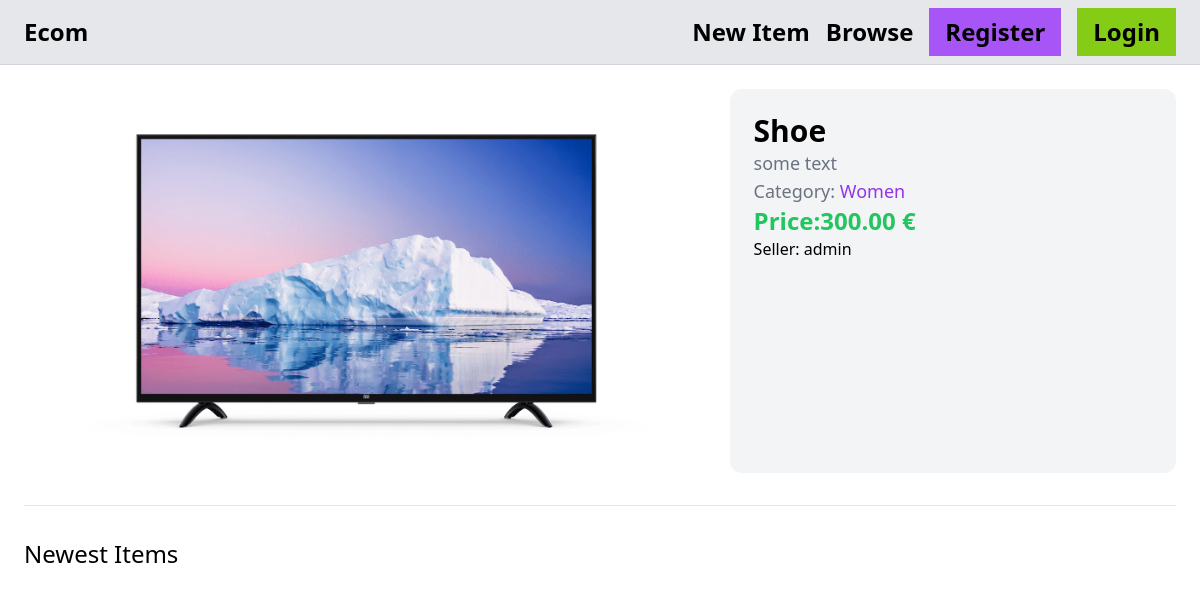
Screenshot of /item/1/ with the database file from the repository.
### item/models.py (models this page shows, shortened)
class Item(models.Model):
    name = models.CharField(max_length=255)
    description = models.TextField(blank=True, null=True)
    price = models.DecimalField(max_digits=10, decimal_places=2)
    is_sold = models.BooleanField(default=False)
    category = models.ForeignKey(
        Category,
        on_delete=models.CASCADE,
        related_name='items'
    )
    created_by = models.ForeignKey(
        User,
        related_name='items',
        on_delete = models.CASCADE
    )
    image = models.ImageField(upload_to='item_images/', blank=True, null=True)
    created_at = models.DateTimeField(auto_now_add=True)
    updated_at = models.DateTimeField(auto_now=True)
    class Meta:
        ordering = ('name',)
        verbose_name_plural = 'Items'

class Category(models.Model):
    name = models.CharField(max_length=255)
    class Meta:
        ordering = ('name',)
        verbose_name_plural = 'Categories'

### item/views.py (the view)
# urls.py: path('<int:item_id>/', views.detail, name="detail")
def detail(request, item_id):
    item = get_object_or_404(Item, pk=item_id)
    related_items = Item.objects.filter(category=item.category, is_sold=False).exclude(
        pk=item_id
    )[0:4]
    return render(
        request, "item/detail.html", {
            "item": item,
            "related_items": related_items
        }
    )

### item/templates/item/detail.html (shortened to what this page needs)
{% extends 'core/base.html' %} {% block title %} {{ item.name }} {% endblock %}
{% block content %}
<div class="grid grid-cols-5 gap-6 mb-8">
  <div class="col-span-3">
    <img src="{{ item.image.url }}" alt="{{ item.name }}" class="rounded-xl" />
  </div>
  <div class="col-span-2 p-6 bg-gray-100 rounded-xl">
    <h1 class="text-3xl font-bold">{{ item.name }}</h1>
    <p class="text-lg text-gray-500">{{ item.description }}</p>
    <p class="text-lg text-gray-500">
      Category: <span class="text-purple-600">{{ item.category.name }}</span>
    </p>
    <p class="text-2xl font-bold text-green-500">
      <span>Price:</span>{{ item.price }} €
    </p>
    <p><span>Seller:</span> {{item.created_by.username}}</p>
  </div>
</div>
<hr class="my-8" />
<div class="mb-8">
  <h2 class="mb-4 text-2xl text-start">Newest Items</h2>
</div>
{% endblock %}

### rows the page displays
Item: image (picture), name "Shoe", description "some text", category.name "Women", price "300.00", created_by.username "admin"
